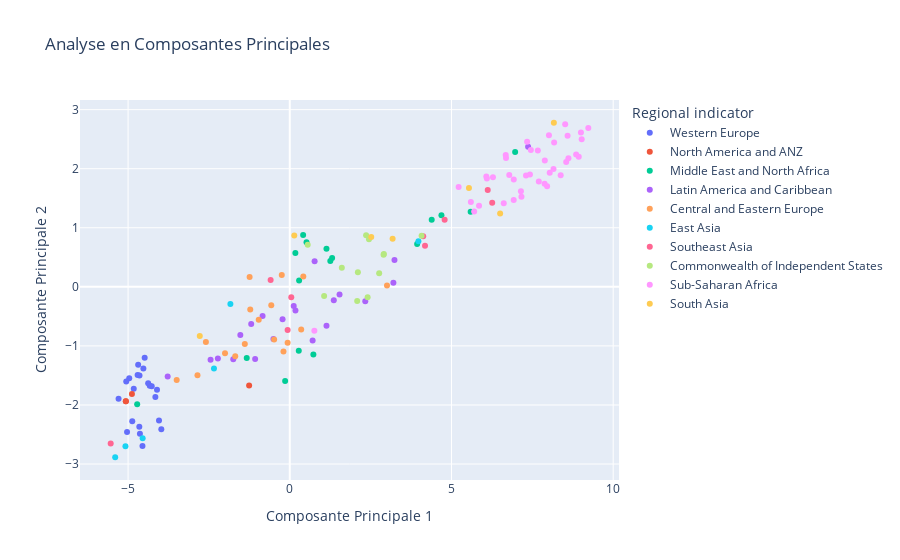

Write notebook code for a chart like this one.
### Code cell
from sklearn.manifold import TSNE

tsne = TSNE(n_components=2, perplexity=50)

tsne_result = tsne.fit_transform(principal_df)
tsne_df = pd.DataFrame(tsne_result, columns=['tSNE1', 'tSNE2'])
tsne_df['Country name'] = df['Country name']
tsne_df['Regional indicator'] = df['Regional indicator']

fig = px.scatter(tsne_df, x='tSNE1', y='tSNE2', title='Analyse en Composantes Principales',
                 labels={'tSNE1': 'Composante Principale 1', 'tSNE2': 'Composante Principale 2', 'Cname' : 'Country name'}, hover_name = 'Country name', color = 'Regional indicator')
fig.show()

### Figure 1 — Plotly figure (JSON) as saved in the notebook; plotly's stock layout.template omitted (floating-point values rounded to 4 significant figures)
{"data": [{"hovertemplate": "<b>%{hovertext}</b><br><br>Regional indicator=Western Europe<br>Composante Principale 1=%{x}<br>Composante Principale 2=%{y}<extra></extra>", "hovertext": ["Finland", "Denmark", "Switzerland", "Iceland", "Norway", "Netherlands", "Sweden", "Austria", "Luxembourg", "United Kingdom", "Ireland", "Germany", "Belgium", "Malta", "France", "Spain", "Italy", "Cyprus", "Portugal", "North Cyprus", "Greece"], "legendgroup": "Western Europe", "marker": {"color": "#636efa", "symbol": "circle"}, "mode": "markers", "name": "Western Europe", "orientation": "v", "showlegend": true, "type": "scatter", "x": [-4.487, -4.688, -5.294, -4.965, -5.057, -4.528, -4.647, -4.825, -4.705, -4.329, -4.379, -4.269, -4.106, -4.157, -4.871, -5.032, -4.653, -4.634, -4.044, -4.555, -3.972], "xaxis": "x", "y": [-1.199, -1.32, -1.893, -1.549, -1.603, -1.384, -1.503, -1.724, -1.494, -1.673, -1.634, -1.683, -1.741, -1.866, -2.277, -2.459, -2.37, -2.486, -2.262, -2.694, -2.411], "yaxis": "y"}, {"hovertemplate": "<b>%{hovertext}</b><br><br>Regional indicator=North America and ANZ<br>Composante Principale 1=%{x}<br>Composante Principale 2=%{y}<extra></extra>", "hovertext": ["New Zealand", "Canada", "Australia", "United States"], "legendgroup": "North America and ANZ", "marker": {"color": "#EF553B", "symbol": "circle"}, "mode": "markers", "name": "North America and ANZ", "orientation": "v", "showlegend": true, "type": "scatter", "x": [-4.881, -5.068, -5.069, -1.258], "xaxis": "x", "y": [-1.816, -1.936, -1.938, -1.67], "yaxis": "y"}, {"hovertemplate": "<b>%{hovertext}</b><br><br>Regional indicator=Middle East and North Africa<br>Composante Principale 1=%{x}<br>Composante Principale 2=%{y}<extra></extra>", "hovertext": ["Israel", "United Arab Emirates", "Saudi Arabia", "Bahrain", "Kuwait", "Libya", "Turkey", "Morocco", "Algeria", "Iraq", "Lebanon", "Iran", "Jordan", "Palestinian Territories", "Tunisia", "Egypt", "Yemen"], "legendgroup": "Middle East and North Africa", "marker": {"color": "#00cc96", "symbol": "circle"}, "mode": "markers", "name": "Middle East and North Africa", "orientation": "v", "showlegend": true, "type": "scatter", "x": [-4.719, -0.1436, 0.7298, -1.331, 0.2782, 3.938, 0.2882, 1.308, 1.253, 5.592, 0.1726, 1.135, 0.5174, 4.388, 0.4134, 4.689, 6.969], "xaxis": "x", "y": [-1.988, -1.594, -1.147, -1.203, -1.082, 0.7244, 0.1058, 0.4889, 0.4361, 1.272, 0.5721, 0.644, 0.756, 1.135, 0.8779, 1.211, 2.282], "yaxis": "y"}, {"hovertemplate": "<b>%{hovertext}</b><br><br>Regional indicator=Latin America and Caribbean<br>Composante Principale 1=%{x}<br>Composante Principale 2=%{y}<extra></extra>", "hovertext": ["Costa Rica", "Mexico", "Uruguay", "Guatemala", "Brazil", "El Salvador", "Panama", "Chile", "Trinidad and Tobago", "Colombia", "Nicaragua", "Argentina", "Honduras", "Ecuador", "Jamaica", "Peru", "Bolivia", "Paraguay", "Dominican Republic", "Venezuela", "Haiti"], "legendgroup": "Latin America and Caribbean", "marker": {"color": "#ab63fa", "symbol": "circle"}, "mode": "markers", "name": "Latin America and Caribbean", "orientation": "v", "showlegend": true, "type": "scatter", "x": [-3.776, -1.071, -1.747, 2.334, 0.706, 1.135, -2.223, -2.45, 3.204, -0.506, -0.2229, -1.529, 0.1218, -1.193, 0.1756, -0.8408, 3.237, 1.539, 1.361, 0.7677, 7.369], "xaxis": "x", "y": [-1.517, -1.223, -1.228, -0.2424, -0.9081, -0.66, -1.213, -1.236, 0.06928, -0.8829, -0.5503, -0.8144, -0.3252, -0.6299, -0.4013, -0.4958, 0.4532, -0.1302, -0.2259, 0.4335, 2.372], "yaxis": "y"}, {"hovertemplate": "<b>%{hovertext}</b><br><br>Regional indicator=Central and Eastern Europe<br>Composante Principale 1=%{x}<br>Composante Principale 2=%{y}<extra></extra>", "hovertext": ["Czech Republic", "Slovenia", "Kosovo", "Slovakia", "Lithuania", "Poland", "Romania", "Estonia", "Hungary", "Latvia", "Serbia", "Bosnia and Herzegovina", "Montenegro", "Croatia", "Macedonia", "Bulgaria", "Albania"], "legendgroup": "Central and Eastern Europe", "marker": {"color": "#FFA15A", "symbol": "circle"}, "mode": "markers", "name": "Central and Eastern Europe", "orientation": "v", "showlegend": true, "type": "scatter", "x": [-2.854, -3.497, 3.006, -1.687, -0.1953, -2.003, -0.06643, -1.39, -0.4847, 0.3531, -0.96, -0.5726, -1.222, -2.594, -0.2477, 0.4187, -1.242], "xaxis": "x", "y": [-1.497, -1.576, 0.02197, -1.175, -1.096, -1.125, -0.9483, -0.9696, -0.8917, -0.7223, -0.5555, -0.3115, -0.3839, -0.9353, 0.2013, 0.1769, 0.1653], "yaxis": "y"}, {"hovertemplate": "<b>%{hovertext}</b><br><br>Regional indicator=East Asia<br>Composante Principale 1=%{x}<br>Composante Principale 2=%{y}<extra></extra>", "hovertext": ["Taiwan Province of China", "South Korea", "Japan", "Hong Kong S.A.R. of China", "Mongolia", "China"], "legendgroup": "East Asia", "marker": {"color": "#19d3f3", "symbol": "circle"}, "mode": "markers", "name": "East Asia", "orientation": "v", "showlegend": true, "type": "scatter", "x": [-2.344, -4.55, -5.082, -5.399, 3.977, -1.836], "xaxis": "x", "y": [-1.382, -2.562, -2.699, -2.885, 0.7707, -0.2917], "yaxis": "y"}, {"hovertemplate": "<b>%{hovertext}</b><br><br>Regional indicator=Southeast Asia<br>Composante Principale 1=%{x}<br>Composante Principale 2=%{y}<extra></extra>", "hovertext": ["Singapore", "Philippines", "Thailand", "Malaysia", "Vietnam", "Indonesia", "Laos", "Cambodia", "Myanmar"], "legendgroup": "Southeast Asia", "marker": {"color": "#FF6692", "symbol": "circle"}, "mode": "markers", "name": "Southeast Asia", "orientation": "v", "showlegend": true, "type": "scatter", "x": [-5.538, 4.182, -0.06652, 0.0459, -0.5922, 4.126, 6.259, 4.789, 6.121], "xaxis": "x", "y": [-2.654, 0.6954, -0.7321, -0.1749, 0.1163, 0.8579, 1.422, 1.137, 1.638], "yaxis": "y"}, {"hovertemplate": "<b>%{hovertext}</b><br><br>Regional indicator=Commonwealth of Independent States<br>Composante Principale 1=%{x}<br>Composante Principale 2=%{y}<extra></extra>", "hovertext": ["Uzbekistan", "Kazakhstan", "Moldova", "Tajikistan", "Russia", "Kyrgyzstan", "Belarus", "Azerbaijan", "Turkmenistan", "Armenia", "Georgia", "Ukraine"], "legendgroup": "Commonwealth of Independent States", "marker": {"color": "#B6E880", "symbol": "circle"}, "mode": "markers", "name": "Commonwealth of Independent States", "orientation": "v", "showlegend": true, "type": "scatter", "x": [2.084, 2.407, 2.106, 2.909, 2.764, 2.9, 1.062, 1.609, 4.076, 0.554, 2.449, 2.36], "xaxis": "x", "y": [-0.2416, -0.178, 0.2474, 0.5577, 0.2292, 0.5424, -0.1566, 0.323, 0.8669, 0.7128, 0.8069, 0.8753], "yaxis": "y"}, {"hovertemplate": "<b>%{hovertext}</b><br><br>Regional indicator=Sub-Saharan Africa<br>Composante Principale 1=%{x}<br>Composante Principale 2=%{y}<extra></extra>", "hovertext": ["Mauritius", "Ivory Coast", "Benin", "Congo (Brazzaville)", "Ghana", "Cameroon", "Senegal", "Guinea", "Niger", "Gabon", "South Africa", "Burkina Faso", "Gambia", "Mali", "Nigeria", "Mozambique", "Kenya", "Namibia", "Liberia", "Uganda", "Chad", "Mauritania", "Congo (Kinshasa)", "Swaziland", "Comoros", "Togo", "Ethiopia", "Madagascar", "Sierra Leone", "Burundi", "Zambia", "Lesotho", "Malawi", "Botswana", "Tanzania", "Central African Republic", "Rwanda", "Zimbabwe", "South Sudan"], "legendgroup": "Sub-Saharan Africa", "marker": {"color": "#FF97FF", "symbol": "circle"}, "mode": "markers", "name": "Sub-Saharan Africa", "orientation": "v", "showlegend": true, "type": "scatter", "x": [0.7595, 8.936, 7.957, 6.616, 6.924, 8.377, 5.852, 7.88, 8.155, 5.701, 7.164, 8.038, 7.701, 8.547, 8.855, 7.886, 5.6, 7.147, 7.304, 7.427, 9.027, 6.925, 8.174, 8.616, 6.787, 7.67, 6.282, 6.094, 8.59, 8.014, 7.455, 9.003, 6.677, 6.078, 6.686, 9.231, 5.222, 7.339, 8.516], "xaxis": "x", "y": [-0.7418, 2.204, 1.703, 1.416, 1.471, 1.889, 1.371, 1.746, 1.995, 1.276, 1.525, 1.93, 1.784, 2.114, 2.242, 2.141, 1.436, 1.618, 1.883, 1.902, 2.498, 1.819, 2.444, 2.179, 1.893, 2.31, 1.857, 1.834, 2.556, 2.566, 2.315, 2.615, 2.23, 1.867, 2.182, 2.69, 1.689, 2.458, 2.752], "yaxis": "y"}, {"hovertemplate": "<b>%{hovertext}</b><br><br>Regional indicator=South Asia<br>Composante Principale 1=%{x}<br>Composante Principale 2=%{y}<extra></extra>", "hovertext": ["Pakistan", "Maldives", "Nepal", "Bangladesh", "Sri Lanka", "India", "Afghanistan"], "legendgroup": "South Asia", "marker": {"color": "#FECB52", "symbol": "circle"}, "mode": "markers", "name": "South Asia", "orientation": "v", "showlegend": true, "type": "scatter", "x": [6.505, -2.783, 3.179, 2.519, 0.1388, 5.54, 8.166], "xaxis": "x", "y": [1.242, -0.8343, 0.8148, 0.8437, 0.8707, 1.671, 2.778], "yaxis": "y"}], "layout": {"legend": {"title": {"text": "Regional indicator"}, "tracegroupgap": 0}, "title": {"text": "Analyse en Composantes Principales"}, "xaxis": {"anchor": "y", "domain": [0, 1], "title": {"text": "Composante Principale 1"}}, "yaxis": {"anchor": "x", "domain": [0, 1], "title": {"text": "Composante Principale 2"}}}}
